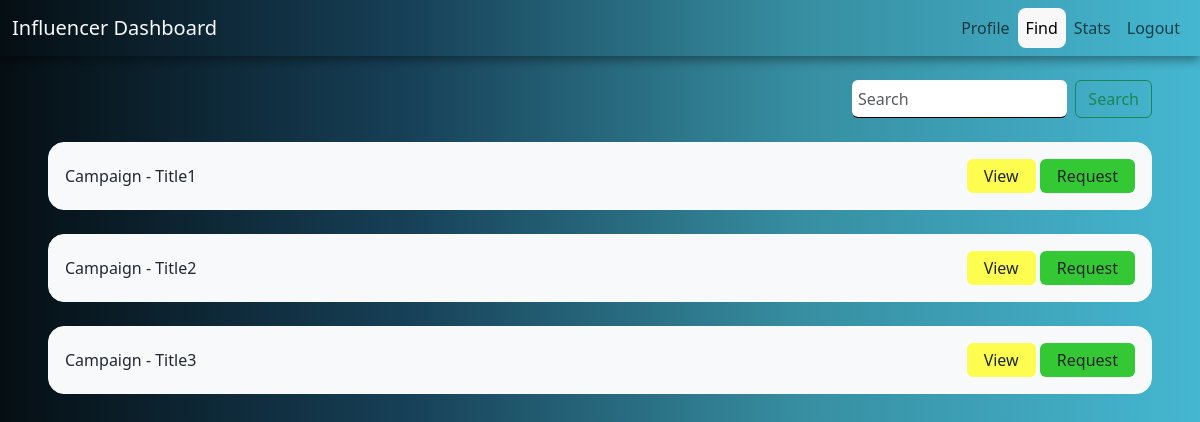
Screenshot of /influencer-find with the database file from the repository.
### app/models.py (models this page shows)
class Campaign(db.Model):
    id = db.Column(db.Integer, primary_key=True)
    title = db.Column(db.String(50), nullable=False)
    description = db.Column(db.Text, nullable=False)
    niche = db.Column(db.Text, nullable=True)
    start_date = db.Column(db.Date, nullable=False)
    end_date = db.Column(db.Date, nullable=False)
    budget = db.Column(db.Float, nullable=False)
    visibility = db.Column(db.String(50), nullable=False)
    sponsor_id = db.Column(db.Integer, db.ForeignKey('sponsor.id'), nullable=False)

### app/routes.py (the view, shortened to what this page needs)
@app.route('/influencer-find', methods=['GET', 'POST'])
def influencerFind():
    return render_template('influencerFind.html', campaigns=Campaign.query.join(Sponsor).all())

### app/templates/influencerFind.html (shortened to what this page needs)
<!DOCTYPE html>
<html lang="en">
    <head>
        <link href="https://cdn.jsdelivr.net/npm/bootstrap@5.3.3/dist/css/bootstrap.min.css" rel="stylesheet">
        <link rel="stylesheet" href="{{ url_for('static', filename='styles.css') }}">
    </head>
    <body class="h-100 body-bg2 text-light">
        <nav class="navbar navbar-expand-lg bg-body-tertiary sticky-top body-bg2 text-light">
            <div class="container-fluid">
              <a class="navbar-brand text-light" href="#">Influencer Dashboard</a>
              <div class="collapse navbar-collapse" id="navbarNavAltMarkup">
                <div class="navbar-nav ms-auto">
                  <a class="nav-link" href="{{ url_for('influencerProfile') }}">Profile</a>
                  <a class="nav-link active"  aria-current="page" href="{{ url_for('influencerFind') }}">Find</a>
                  <a class="nav-link" href="#">Stats</a>
                  <a class="nav-link" href="#">Logout</a>
                </div>
              </div>
            </div>
        </nav>
        <div class="d-flex mt-4 me-5 w-25 ms-auto">
            <input class="form-control me-2 rounded" type="search" placeholder="Search" aria-label="Search">
            <button class="btn btn-outline-success" type="submit">Search</button>
        </div>
        {% for campaign in campaigns %}
            <div class="d-flex justify-content-between align-items-center bg-light border border-light rounded-4 p-3 mt-4 ms-5 me-5">
                <p class="mb-0 text-dark">Campaign - {{ campaign.title }}</p>
                <div>
                    <button class="btn p-1 ps-3 pe-3 rounded bg-warning" data-bs-toggle="modal" data-bs-target="#viewCampaignModal{{ campaign.id }}">View</button>
                    {% if campaign.adrequest.sent %}
                        <button class="btn p-1 ps-3 pe-3 rounded bg-secondary" id="requestButton{{ campaign.id }}" data-bs-toggle="modal" data-bs-target="#requestCampaignModal{{ campaign.id }}" disabled>Requested</button>
                    {% else %}
                        <button class="btn p-1 ps-3 pe-3 rounded bg-success" id="requestButton{{ campaign.id }}" data-bs-toggle="modal" data-bs-target="#requestCampaignModal{{ campaign.id }}">Request</button>
                    {% endif %}
                    </div>
            </div>
        {% endfor %}
    </body>
</html>

### app/static/styles.css (style rules this page uses)
html { height: 100vh; margin: 0; padding: 0; }
.body-bg2 { background-image: linear-gradient(90deg, #050E13, #163F56, #378ea1, #45b7d1); }
.bg-warning { background-color: rgb(253, 253, 80) !important; }
.bg-success { background-color: rgb(52, 201, 52) !important; }
.navbar { font-weight: 500; color: white !important; box-shadow: 0 4px 10px rgba(0, 0, 0, 0.4); }
.nav-link.active { background-color: #f8f8f8; border-radius: 8px; }
.text-dark { color: #222831 !important; }
.form-control { border: none; border-bottom: 1px solid black; border-radius: 0; box-shadow: none !important; padding-left: 6px; }

### rows the page displays
Campaign: title "Title1"
Campaign: title "Title2"
Campaign: title "Title3"
